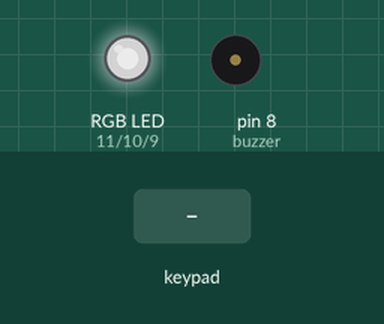
Recording of a sketch running on a simulated Arduino Uno, built with avr-gcc and run on an emulated ATmega328P. Shown: an RGB LED mixed from three pins (HIGH = lit), buzzer (waves = sounding). Inputs (shaded band) come from the test bench. Dim RGB values are drawn brighter than linear; what the sketch prints to the serial monitor is not drawn.

Above: at 1.7 s.
1.8 s: key '1' pressed
3.3 s: keypad keys 0 0 0 0 # pressed 0.4 s apart
6.8 s: key '2' pressed
At 7.2 s:
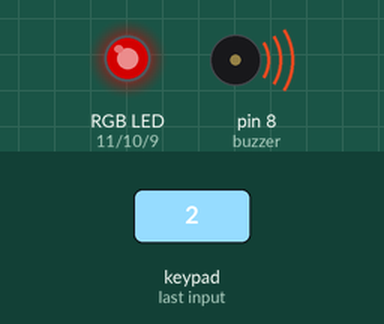
At 9.0 s:
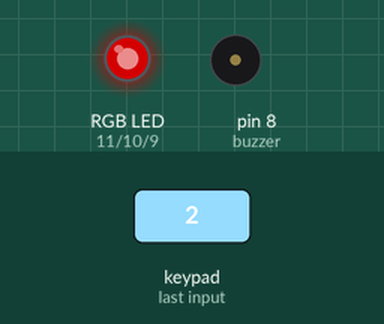
9.3 s: keypad keys 0 0 0 0 * pressed 0.4 s apart
12.8 s: keypad keys 0 0 0 0 pressed 0.4 s apart
At 15.7 s:
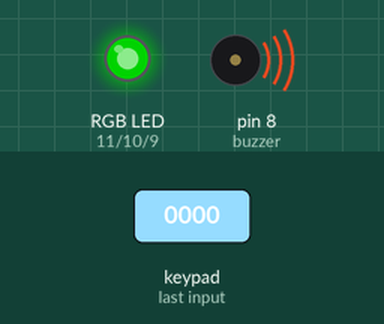
15.9 s: key '3' pressed
At 17.7 s:
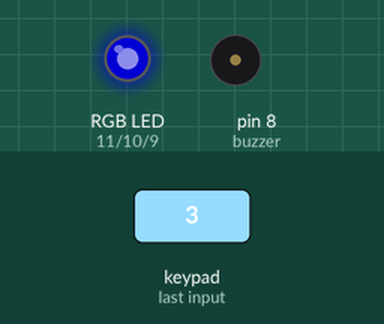
Timing chart, 0 to 19.1 s (numbered marks = the images above; inputs shaded):
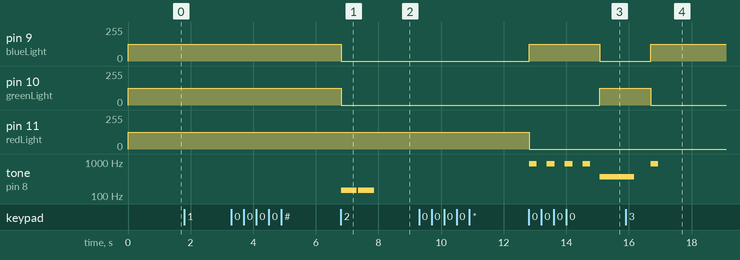

Measured:
- after the input at 1.8 s, every drawn part: stays the same
- after the input at 3.3 s, every drawn part: stays the same
- after the input at 6.8 s, pin 9 (blueLight), pin 10 (greenLight): 125/255 → 0/255 at once; tone on pin 8 (buzzer): alternates 147 Hz for 0.50 s and silent for 0.05 s, 4 changes in all, then stays silent, starting at once
- after the input at 9.3 s, every drawn part: stays the same
- after the input at 12.8 s, pin 9 (blueLight): 0/255 → 125/255 at once, → 0/255 2.3 s later; pin 10 (greenLight): 0/255 → 125/255 after 2.3 s; pin 11 (redLight): 125/255 → 0/255 at once; tone on pin 8 (buzzer): silent → 880 Hz at once, then repeats every 0.57 s: silent 0.32 s, 880 Hz 0.25 s
- after the input at 15.9 s, pin 9 (blueLight): 0/255 → 125/255 after 0.79 s; pin 10 (greenLight): 125/255 → 0/255 after 0.79 s

The sketch:

Day.14.ino
```cpp
//included library
//
#include <Keypad.h>

//------------------------------------------------------------------------------


//defined veriable
//

// Define password length and default value
const byte PassLength = 4;
char password[PassLength] = {'0','0','0','0'};

// Define the number of rows and columns
const byte ROWS = 4;
const byte COLS = 4;

//------------------------------------------------------------------------------

//defined arrays
//

// Define the value of each cell
char buttons[ROWS][COLS] = {
  {'1', '2', '3', 'A'},
  {'4', '5', '6', 'B'},
  {'7', '8', '9', 'C'},
  {'*', '0', '#', 'D'}
};

//------------------------------------------------------------------------------


//pin veriable
//

// Set pin for buzzer
int buzzer = 8;

// LedRGB
int blueLight = 9;
int greenLight = 10;
int redLight = 11;

// Set pins for keypad
byte rowPins[ROWS] = {5, 4, 3, 2};
byte colPins[COLS] = {13, 12, 7, 6};

//------------------------------------------------------------------------------


//defined functions
//

// LedRGB Color Writes
void RGB_color(int red_value, int green_value, int blue_value) {
  analogWrite(blueLight, blue_value);
  analogWrite(greenLight, green_value);
  analogWrite(redLight, red_value);
  delay(500);
}

// Set Led and play Tone for input
void playInput() {
  tone(buzzer, 880, 250);
  RGB_color(0, 0, 125);
  delay(50);
  noTone(buzzer);
}

// Set Led and play Tone for a sucessful input
void playSuccess() {
  tone(buzzer, 370, 1000);
  RGB_color(0, 125, 0);
  delay(50);
  noTone(buzzer);
}

// Set Led and play Tone for a wrongfull input
void playError() {
  tone(buzzer, 147, 500);
  RGB_color(125, 0, 0);
  delay(50);
  noTone(buzzer);
}

// Load cells
  Keypad keypadButtons = Keypad(makeKeymap(buttons), rowPins, colPins, ROWS, COLS);

// unlock the system
int unlockMode(){
    char customButtons = keypadButtons.getKey();
    Serial.println("Unlock Mode: Type Password to continue");
    delay(500);

    for(int i = 0; i < PassLength; i++) {
       while(!(customButtons = keypadButtons.getKey())) {
         // wait infinitley for input
       }

       if(password[i] != customButtons){
          Serial.println("WRONG PASSWORD");
          Serial.println(customButtons);
          playError();
          return -1;
       }
       Serial.print("*");
       playInput();
    }

    Serial.print("");
    Serial.println("Device Successfully Unlocked!");
    playSuccess();
    return 0;
}

//------------------------------------------------------------------------------


//inital sketch setup
//

void setup() {
// Start serial monitor
  Serial.begin(9600);

// Declare LedRGB pin oututs
  pinMode(blueLight, OUTPUT);
  pinMode(greenLight, OUTPUT);
  pinMode(redLight, OUTPUT);

// LedRGB color set
  RGB_color(125, 125, 125);

// monitor keypad for * or #
  Serial.println("Press * to set new password or # to access the system.");
}

//------------------------------------------------------------------------------


//main sketch loop
//

void loop() {

// Call function for keypad lookup cell for button pushed
  char customButtons = keypadButtons.getKey();

// Print value for key pressed
  if (customButtons){
    Serial.println(customButtons);
  }

// button to change passwords
  if (customButtons == '*'){
    int access = unlockMode();

// Test return of unlock mode
    if(access < 0) {
      Serial.println("Access Denied. Cannot change password without the old or default.");
      playError();
    }
    else {
      Serial.println("Welcome, authorized user. Please Enter a new password: ");
      playSuccess();
      delay(500);

      for(int i = 0; i < PassLength; i++) {
        while(!(customButtons = keypadButtons.getKey())) {
        // wait infinitley for input
        }

        password[i] = customButtons;
        Serial.print("*");
        playInput();
      }

      Serial.println("");
      Serial.println("Password Successfully Changed!");
      playSuccess();
    }
  }

// button to access system
  if (customButtons == '#') {
    int access = unlockMode();

// Test return of unlock mode
    if(access < 0) {
      Serial.println("Access Denied.");
      playError();
    }
    else {
      Serial.println("Welcome, authorized user. You may now begin using the system.");
      playSuccess();
    }
  }

// End of main sketch loop delay
  delay(1);

}

//------------------------------------------------------------------------------
//------------------------------------------------------------------------------
```
